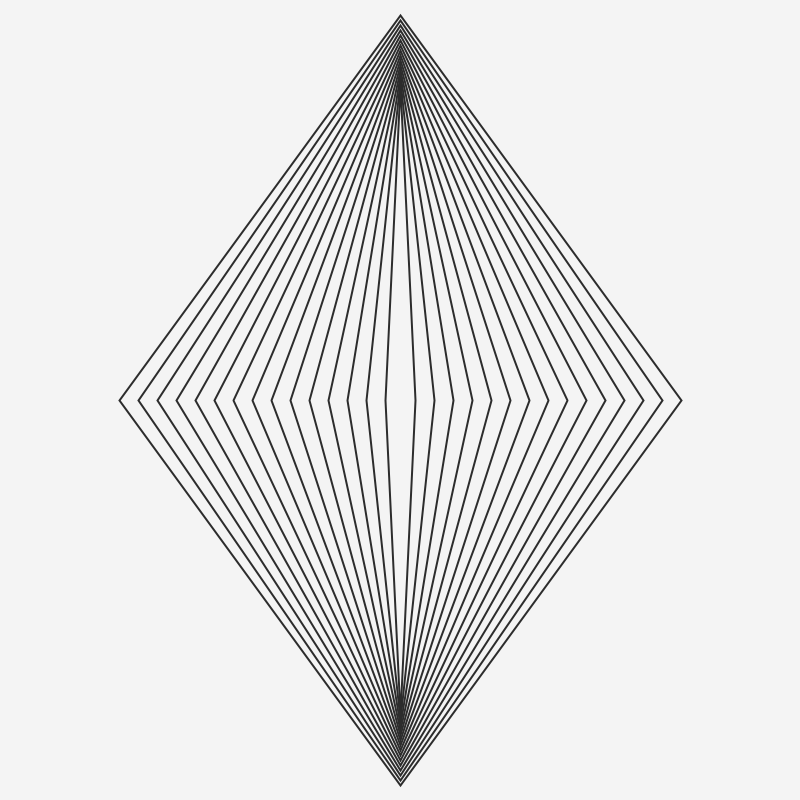
Frame 1 (no input)
Frame 60 (the mouse pressed at the canvas centre just before this capture): identical to frame 1, image omitted
Frame 120 (the mouse held since frame 60 and released just before this capture): identical to frame 1, image omitted

The Processing sketch that drew this single still picture (run headless with seeded random() and noise(); from frame 60 on, the mouse is pressed at the canvas centre):

// Processing sketch: diamond
// ── diamond.pde
PVector p1,p2,p3,p4;
 
void setup(){
 size(800,800);
 background(244);
 stroke(44);
 strokeWeight(2);
 noFill();
}

void draw(){
 background(244);
 float top = 10;
 float bottom = height-top;
 float right = width*7/8;
 float left = width-right;
 p1 = new PVector(width/2,top);
 p2 = new PVector(right,height/2);
 p3 = new PVector(width/2,bottom);
 p4 = new PVector(left,height/2);
 for (int i=0; i<15; i++){
   p1.y += 5;
   p3.y -= 5;
   p2.x -= 19.0;
   p4.x += 19.0;
   quad(p1.x,p1.y,p2.x,p2.y,p3.x,p3.y,p4.x,p4.y);
 } 
}
